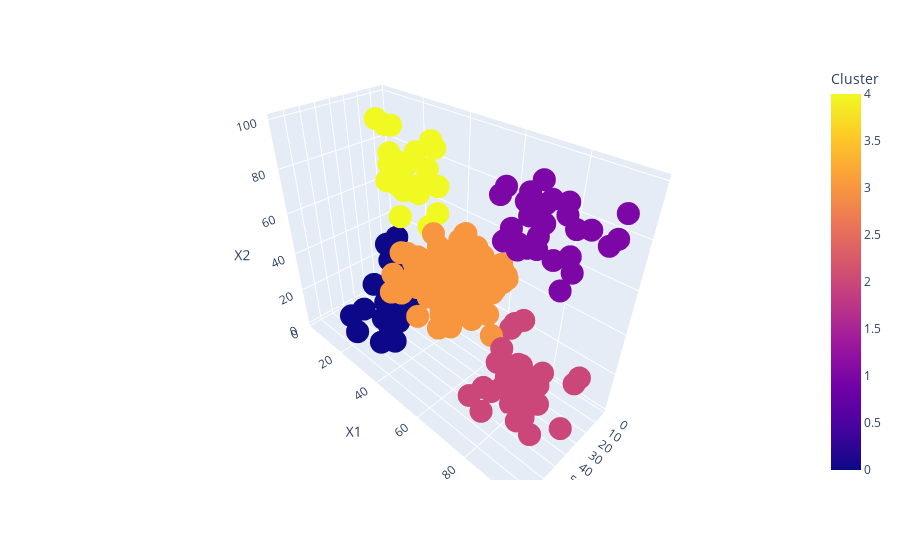

Notebook cell for this chart:
### Code cell
import plotly.express as px
import plotly.graph_objects as go

df = pd.DataFrame({'X0': X_numerics[:, 0], 'X1': X_numerics[:, 1], 'X2': X_numerics[:, 2], 'Cluster': k_pred})

colors = ['blue', 'red', 'green', 'orange', 'yellow']

fig = px.scatter_3d(df, x='X0', y='X1', z='X2', color='Cluster', color_discrete_sequence=colors)

fig.update_layout(scene=dict(xaxis=dict(range=[0, 80]), yaxis=dict(range=[0, 100])))

fig.show()

### Figure 1 — Plotly figure (JSON) as saved in the notebook; plotly's stock layout.template omitted (floating-point values rounded to 4 significant figures; data arrays with more than 128 entries replaced by an {"elided": "..."} marker saying what was removed)
{"data": [{"hovertemplate": "X0=%{x}<br>X1=%{y}<br>X2=%{z}<br>Cluster=%{marker.color}<extra></extra>", "legendgroup": "", "marker": {"color": {"elided": "200 int values"}, "coloraxis": "coloraxis", "symbol": "circle"}, "mode": "markers", "name": "", "scene": "scene", "showlegend": false, "type": "scatter3d", "x": {"elided": "200 int values"}, "y": {"elided": "200 int values"}, "z": {"elided": "200 int values"}}], "layout": {"coloraxis": {"colorbar": {"title": {"text": "Cluster"}}, "colorscale": [[0, "#0d0887"], [0.1111, "#46039f"], [0.2222, "#7201a8"], [0.3333, "#9c179e"], [0.4444, "#bd3786"], [0.5556, "#d8576b"], [0.6667, "#ed7953"], [0.7778, "#fb9f3a"], [0.8889, "#fdca26"], [1, "#f0f921"]]}, "legend": {"tracegroupgap": 0}, "margin": {"t": 60}, "scene": {"domain": {"x": [0, 1], "y": [0, 1]}, "xaxis": {"range": [0, 80], "title": {"text": "X0"}}, "yaxis": {"range": [0, 100], "title": {"text": "X1"}}, "zaxis": {"title": {"text": "X2"}}}}}
